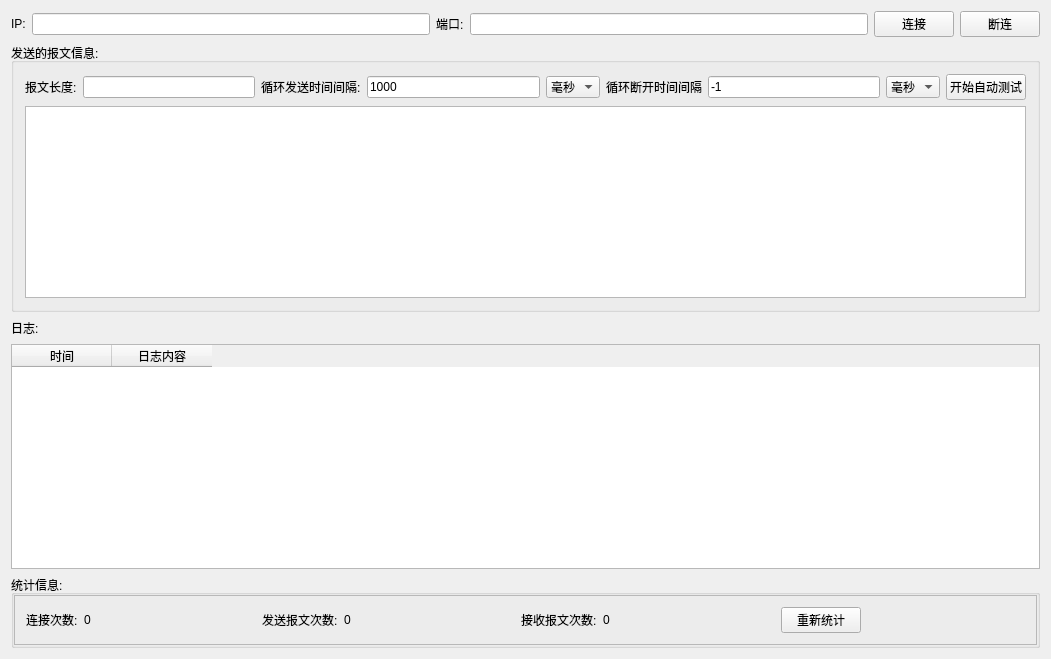
<?xml version="1.0" encoding="UTF-8"?>
<ui version="4.0">
 <class>CTcpClient</class>
 <widget class="QWidget" name="CTcpClient">
  <property name="geometry">
   <rect>
    <x>0</x>
    <y>0</y>
    <width>1051</width>
    <height>659</height>
   </rect>
  </property>
  <property name="windowTitle">
   <string>CTcpClient</string>
  </property>
  <layout class="QHBoxLayout" name="horizontalLayout_7">
   <item>
    <layout class="QVBoxLayout" name="verticalLayout_2">
     <item>
      <layout class="QHBoxLayout" name="horizontalLayout">
       <item>
        <widget class="QLabel" name="label">
         <property name="text">
          <string>IP:</string>
         </property>
        </widget>
       </item>
       <item>
        <widget class="QLineEdit" name="lineEdit"/>
       </item>
       <item>
        <widget class="QLabel" name="label_2">
         <property name="text">
          <string>端口:</string>
         </property>
        </widget>
       </item>
       <item>
        <widget class="QLineEdit" name="lineEdit_2"/>
       </item>
       <item>
        <widget class="QPushButton" name="pushButton">
         <property name="text">
          <string>连接</string>
         </property>
        </widget>
       </item>
       <item>
        <widget class="QPushButton" name="pushButton_2">
         <property name="text">
          <string>断连</string>
         </property>
        </widget>
       </item>
      </layout>
     </item>
     <item>
      <widget class="QGroupBox" name="groupBox">
       <property name="title">
        <string>发送的报文信息:</string>
       </property>
       <layout class="QHBoxLayout" name="horizontalLayout_4">
        <item>
         <layout class="QVBoxLayout" name="verticalLayout">
          <item>
           <layout class="QHBoxLayout" name="horizontalLayout_2">
            <item>
             <widget class="QLabel" name="label_3">
              <property name="text">
               <string>报文长度:</string>
              </property>
             </widget>
            </item>
            <item>
             <widget class="QLineEdit" name="lineEdit_3"/>
            </item>
            <item>
             <widget class="QLabel" name="label_4">
              <property name="text">
               <string>循环发送时间间隔:</string>
              </property>
             </widget>
            </item>
            <item>
             <widget class="QLineEdit" name="lineEdit_4">
              <property name="text">
               <string>1000</string>
              </property>
             </widget>
            </item>
            <item>
             <widget class="QComboBox" name="comboBox">
              <item>
               <property name="text">
                <string>毫秒</string>
               </property>
              </item>
              <item>
               <property name="text">
                <string>秒</string>
               </property>
              </item>
             </widget>
            </item>
            <item>
             <widget class="QLabel" name="label_6">
              <property name="text">
               <string>循环断开时间间隔</string>
              </property>
             </widget>
            </item>
            <item>
             <widget class="QLineEdit" name="lineEdit_5">
              <property name="text">
               <string>-1</string>
              </property>
             </widget>
            </item>
            <item>
             <widget class="QComboBox" name="comboBox_2">
              <item>
               <property name="text">
                <string>毫秒</string>
               </property>
              </item>
              <item>
               <property name="text">
                <string>秒</string>
               </property>
              </item>
             </widget>
            </item>
            <item>
             <widget class="QPushButton" name="pushButton_3">
              <property name="text">
               <string>开始自动测试</string>
              </property>
             </widget>
            </item>
           </layout>
          </item>
          <item>
           <widget class="QTextEdit" name="textEdit"/>
          </item>
         </layout>
        </item>
       </layout>
      </widget>
     </item>
     <item>
      <layout class="QHBoxLayout" name="horizontalLayout_5">
       <item>
        <widget class="QLabel" name="label_5">
         <property name="text">
          <string>日志:</string>
         </property>
        </widget>
       </item>
       <item>
        <spacer name="horizontalSpacer_4">
         <property name="orientation">
          <enum>Qt::Horizontal</enum>
         </property>
         <property name="sizeHint" stdset="0">
          <size>
           <width>40</width>
           <height>20</height>
          </size>
         </property>
        </spacer>
       </item>
      </layout>
     </item>
     <item>
      <widget class="QTableWidget" name="tableWidget">
       <column>
        <property name="text">
         <string>时间</string>
        </property>
       </column>
       <column>
        <property name="text">
         <string>日志内容</string>
        </property>
       </column>
      </widget>
     </item>
     <item>
      <widget class="QGroupBox" name="groupBox_2">
       <property name="title">
        <string>统计信息:</string>
       </property>
       <layout class="QVBoxLayout" name="verticalLayout_3">
        <property name="spacing">
         <number>0</number>
        </property>
        <property name="leftMargin">
         <number>0</number>
        </property>
        <property name="topMargin">
         <number>0</number>
        </property>
        <property name="rightMargin">
         <number>0</number>
        </property>
        <property name="bottomMargin">
         <number>0</number>
        </property>
        <item>
         <widget class="QFrame" name="frame">
          <property name="frameShape">
           <enum>QFrame::StyledPanel</enum>
          </property>
          <property name="frameShadow">
           <enum>QFrame::Raised</enum>
          </property>
          <layout class="QHBoxLayout" name="horizontalLayout_6">
           <item>
            <layout class="QHBoxLayout" name="horizontalLayout_3">
             <item>
              <widget class="QLabel" name="label_7">
               <property name="text">
                <string>连接次数:</string>
               </property>
              </widget>
             </item>
             <item>
              <widget class="QLabel" name="label_10">
               <property name="text">
                <string>0</string>
               </property>
              </widget>
             </item>
             <item>
              <spacer name="horizontalSpacer">
               <property name="orientation">
                <enum>Qt::Horizontal</enum>
               </property>
               <property name="sizeHint" stdset="0">
                <size>
                 <width>40</width>
                 <height>20</height>
                </size>
               </property>
              </spacer>
             </item>
             <item>
              <widget class="QLabel" name="label_8">
               <property name="text">
                <string>发送报文次数:</string>
               </property>
              </widget>
             </item>
             <item>
              <widget class="QLabel" name="label_11">
               <property name="text">
                <string>0</string>
               </property>
              </widget>
             </item>
             <item>
              <spacer name="horizontalSpacer_2">
               <property name="orientation">
                <enum>Qt::Horizontal</enum>
               </property>
               <property name="sizeHint" stdset="0">
                <size>
                 <width>40</width>
                 <height>20</height>
                </size>
               </property>
              </spacer>
             </item>
             <item>
              <widget class="QLabel" name="label_9">
               <property name="text">
                <string>接收报文次数:</string>
               </property>
              </widget>
             </item>
             <item>
              <widget class="QLabel" name="label_12">
               <property name="text">
                <string>0</string>
               </property>
              </widget>
             </item>
             <item>
              <spacer name="horizontalSpacer_3">
               <property name="orientation">
                <enum>Qt::Horizontal</enum>
               </property>
               <property name="sizeHint" stdset="0">
                <size>
                 <width>40</width>
                 <height>20</height>
                </size>
               </property>
              </spacer>
             </item>
             <item>
              <widget class="QPushButton" name="pushButton_4">
               <property name="text">
                <string>重新统计</string>
               </property>
              </widget>
             </item>
             <item>
              <spacer name="horizontalSpacer_5">
               <property name="orientation">
                <enum>Qt::Horizontal</enum>
               </property>
               <property name="sizeHint" stdset="0">
                <size>
                 <width>40</width>
                 <height>20</height>
                </size>
               </property>
              </spacer>
             </item>
            </layout>
           </item>
          </layout>
         </widget>
        </item>
       </layout>
      </widget>
     </item>
    </layout>
   </item>
  </layout>
 </widget>
 <layoutdefault spacing="6" margin="11"/>
 <resources/>
 <connections/>
</ui>
